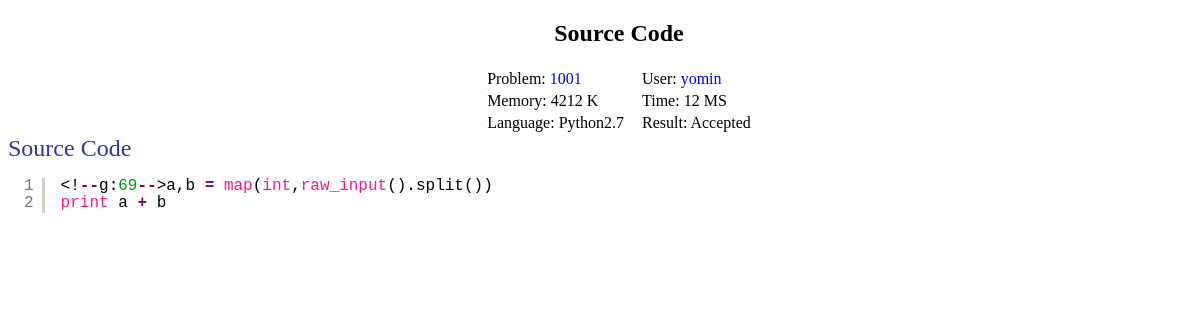
Page /viewcode/?runid=1 on the committed database.
### appfile/models.py (models this page shows, shortened)
class Submit(db.Model):
    runid = db.Column(db.Integer, primary_key = True)
    userid = db.Column(db.String(22))
    pid = db.Column(db.Integer)
    result = db.Column(db.String(22), default = 'Pending')
    memory_used = db.Column(db.Integer, default = None)
    time_used = db.Column(db.Integer, default = None)
    language = db.Column(db.String(22))
    src = db.Column(db.Text)
    length = db.Column(db.Integer)
    submit_time = db.Column(db.String(22))
    ce_error = db.Column(db.Text, default = None)

### appfile/views.py (the view)
@app.route('/viewcode/')
def viewcode():
    runid = request.args.get('runid')
    submit = Submit.query.get(runid)
    return render_template('showcode.html',submit = submit)

### appfile/views.py (called while the page is built)
@app.before_request
def before_request():
    g.user = current_user
    if g.user.is_authenticated():
        g.url = url_for('userinfo',userid = g.user.userid)

### appfile/templates/showcode.html (shortened to what this page needs)
<!DOCTYPE HTML PUBLIC "-//W3C//DTD HTML 4.01 Transitional//EN" "http://www.w3.org/TR/html4/loose.dtd">
<html>
    <head>
        <link type="text/css" rel="stylesheet" href={{ url_for('static', filename='css/style.css')}}>
        <link type="text/css" rel="stylesheet" href={{ url_for('static', filename='css/shCoreEclipse.css')}}>
        <link type="text/css" rel="stylesheet" href={{ url_for('static', filename='css/shThemeEclipse.css')}}>
    </head>
    <body>
        <div id="wrapper">
            <h2 class="center"> Source Code </h2>
            <table id="submitinfo">
                <tr>
                    <td> Problem: <a href={{ url_for('show_problem', pid = submit.pid)}}> {{ submit.pid + 1000}} </a></td>
                    <td width="10px"></td>
                    <td> User: <a href={{ url_for('userinfo', userid = submit.userid)}}> {{ submit.userid }}</a></td>
                </tr>
                <tr>
                    <td> Memory: {{ submit.memory_used }} K </td>
                    <td width="10px"></td>
                    <td> Time: {{ submit.time_used }} MS </td>
                </tr>
                <tr>
                    <td> Language: {{ submit.language }} </td>
                    <td width="10px"></td>
                    <td> Result: {{ submit.result }} </td>
                </tr>
            </table>
            <font color='#333399' size='5'>Source Code</font>
        </div>
    </body>
</html>

### appfile/static/css/style.css (style rules this page uses)
#wrapper { position: relative; width: 1222px; min-height: 100%; margin: 0 auto; }
#submitinfo { margin: 0 auto; font-size: 16px; }
.center { text-align: center; }
a:link { text-decoration: none; }

### rows in the picture
Submit: submit.pid+1000 "1001", userid "yomin", memory_used "4212", time_used "12", language "Python2.7", result "Accepted"
